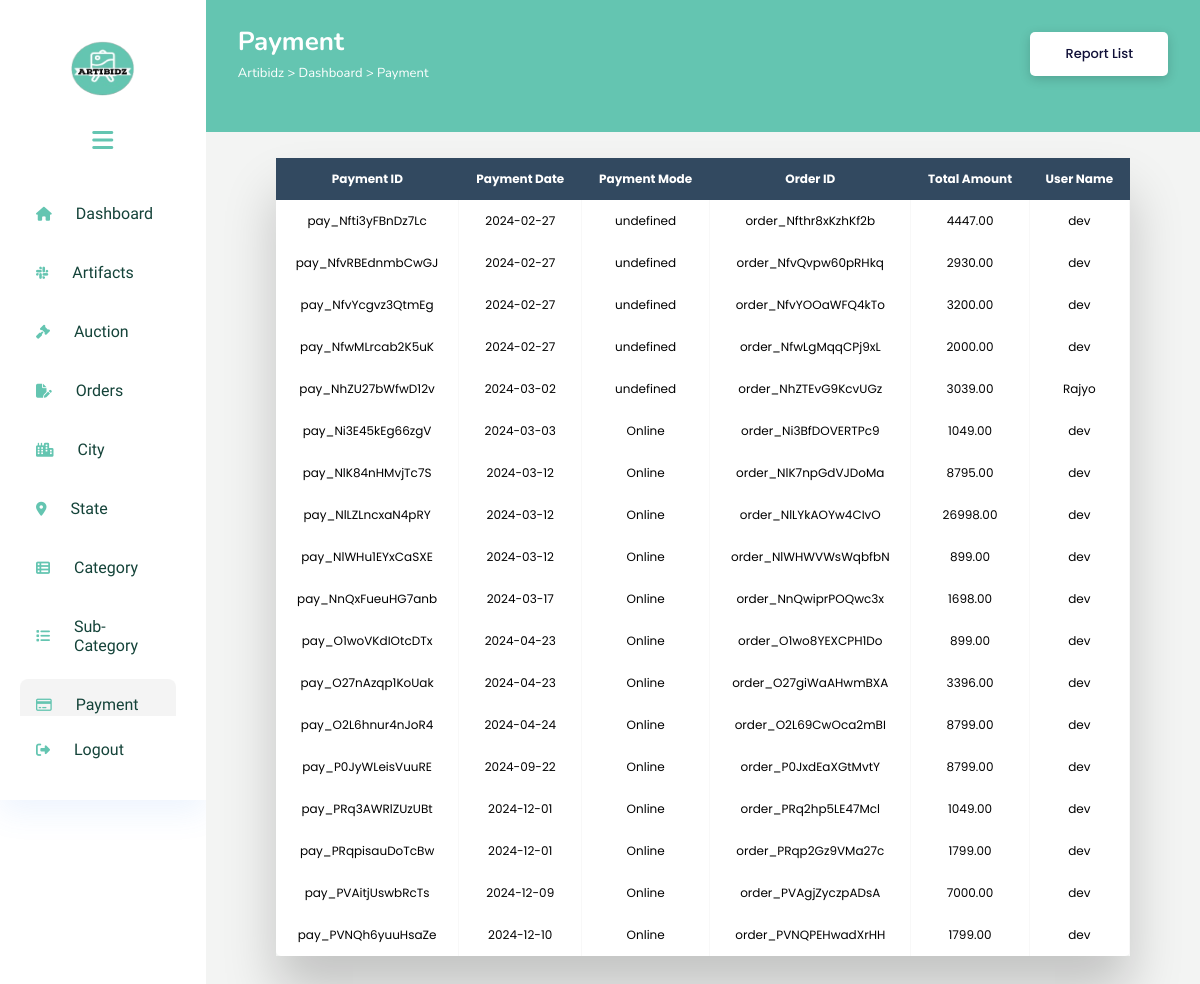
The app's page /Admin/payment.php with its own data.
### tables this page shows
CREATE TABLE `payment` (
  `payment_id` varchar(20) NOT NULL,
  `pay_date` date DEFAULT NULL,
  `mode_pay` varchar(50) DEFAULT NULL,
  `order_id` varchar(20) DEFAULT NULL
);

CREATE TABLE `orders` (
  `order_id` varchar(20) NOT NULL,
  `user_id` int(11) DEFAULT NULL,
  `order_date` date DEFAULT NULL,
  `total_amt` decimal(10,2) DEFAULT NULL
);

CREATE TABLE `user` (
  `user_id` int(11) NOT NULL,
  `fname` varchar(30) NOT NULL,
  `lname` varchar(30) NOT NULL,
  `gender` varchar(6) NOT NULL,
  `profile_pic` varchar(250) DEFAULT NULL,
  `username` varchar(30) NOT NULL,
  `email_address` varchar(50) NOT NULL,
  `contact_no` bigint(11) NOT NULL,
  `password` varchar(15) NOT NULL,
  `security_question` varchar(70) NOT NULL,
  `security_answer` varchar(70) NOT NULL,
  `date_of_birth` date NOT NULL,
  `address` varchar(150) NOT NULL,
  `city_id` int(11) NOT NULL,
  `pincode` int(11) NOT NULL,
  `user_type` varchar(20) NOT NULL
);

### Admin/payment.php (the view, shortened to what this page needs)
<!DOCTYPE html>
<html lang="en">
<head>
    <link rel="stylesheet" href="https://cdnjs.cloudflare.com/ajax/libs/font-awesome/6.5.1/css/all.min.css" />
    <link rel="stylesheet" href="styletable.css">
</head>
<body>
    <div class="sidebar" id="mySidebar">
        <header>
            <div class="logo">
                <img src="artibidz-logo.png" alt="">
            </div>
            <div class="bar" onclick="toggleSidebar()">
                <i class="fa-sharp fa-solid fa-bars fa-xl"></i>
            </div>
        </header>
        <div class="scrollbox">
            <div class="scrollbox-inner">
                <ul class="menu">
                    <li>
                <a href="admin.php">
                    <i class="fa-solid fa-house"></i>
                    <span>Dashboard</span>
                </a>
            </li>
            <li>
                <a href="art_show.php">
                    <i class="fa-brands fa-slack"></i>
                    <span>Artifacts</span>
                </a>
            </li>
            <li>
                <a href="show_bid.php">
                    <i class="fa-solid fa-gavel"></i>
                    <span>Auction</span>
                </a>
            </li>
            <li>
                <a href="view_order.php">
                <i class="fa-solid fa-file-pen"></i>
                    <span>Orders</span>
                </a>
            </li>
            <li>
                <a href="city.php">
                    <i class="fa-solid fa-city"></i>
                    <span>City</span>
                </a>
            </li>
            <li>
                <a href="state.php">
                    <i class="fa-solid fa-location-dot"></i>
                    <span>State</span>
                </a>
            </li>
            <li>
                <a href="category.php">
                    <i class="fa-solid fa-table-list"></i>
                    <span>Category</span>
                </a>
            </li>
            <li>
                <a href="sub_category.php">
                    <i class="fa-solid fa-list"></i>
                    <span>Sub-Category</span>
                </a>
            </li>
            <li class="active">
                <a href="payment.php">
                    <i class="fa-regular fa-credit-card"></i>
                    <span>Payment</span>
                </a>
            </li>
            </ul>
        </div>
        </div>
        <footer>
            <ul class="menu">
                <li>
                    <a href="../login/login.php">
                        <i class="fa-solid fa-right-from-bracket"></i>
                        <span>Logout</span>
                    </a>
                </li>
            </ul>
        </footer>
        </div>
    <div class="main-content">
        <div class="header-wrapper">
            <div class="header-title">
                <h2>Payment</h2>
                <span class="path">Artibidz > Dashboard > Payment </span>
            </div>
            <div class="user-info">
                <a href="order_report.php" class="report-list">Report List</a>
            </div>
        </div>
        <div class="body-wrapper">
<?php
$conn=mysqli_connect("localhost","root","","artibidz") or die("Check connection");
$sql = "SELECT payment.payment_id, payment.pay_date, payment.mode_pay, payment.order_id, orders.total_amt, user.username
        FROM payment
        INNER JOIN orders ON payment.order_id = orders.order_id
        INNER JOIN user ON orders.user_id = user.user_id";
$result = $conn->query($sql);
if ($result->num_rows > 0) {
    echo "<div class='table-wrapper'>
    <table class='fl-table'>
    <thead>
    <tr>
    <th>Payment ID</th>
    <th>Payment Date</th>
    <th>Payment Mode</th>
    <th>Order ID</th>
    <th>Total Amount</th>
    <th>User Name</th>
    </tr>
    </thead>";
    while ($row = $result->fetch_assoc()) {
        echo "
        <tr>
        <tbody>
                <td>" . $row["payment_id"] . "</td>
                <td>" . $row["pay_date"] . "</td>
                <td>" . $row["mode_pay"] . "</td>
                <td>" . $row["order_id"] . "</td>
                <td>" . $row["total_amt"] . "</td>
                <td>" . $row["username"] . "</td>
                </tr>
        </tbody>";
            }
            echo "</table>";
            echo "</div>";
        } else {
            echo "0 results";
}
?>
</div>
</div>
</body>
</html>

### Admin/styletable.css (style rules this page uses)
* { margin: 0; padding: 0; border: none; outline: none; box-sizing: border-box; font-family: "Poppins", sans-serif; }
body { display: flex; }
.sidebar { position: sticky; top: 0; left: 0; bottom: 0; width: 20%; height: 100vh; padding: 0 1.7rem; color: #fff; overflow: hidden; transition: all 0.5s linear; background-color: white; box-shadow: 0 12px 30px rgba(80,143,244,.1); display: flex; flex-direction: column; padding: 20px 20px 0 20px; }
.bar { display: flex; justify-content: center; align-items: center; height: 80px; color: #64c5b1; }
.menu { position: relative; list-style: none; padding: 0; }
.menu li { padding: 1rem; margin: 8px 0; border-radius: 8px; transition: all 0.5s ease-in-out; }
.menu li:hover, .active { background: #e0e0e058; }
.menu a { color: #64c5b1; font-size: 14px; text-decoration: none; display: flex; align-items: center; gap: 1.5rem; }
.menu a span { overflow: hidden; font-size: 16px; font-weight: 400; font-family: 'Comfortaa', sans-serif; color: #144339; }
.main-content { position: relative; background: #f3f4f3; width: 100%; }
.logo { display: flex; justify-content: center; align-items: center; height: 10vh; }
.logo img { width: 65px; height: 55px; cursor: pointer; border-radius: 50%; margin-top: 2vh; }
.header-wrapper { display: flex; justify-content: space-between; align-items: center; flex-wrap: wrap; color: #fff; background: #64c5b1; padding: 3rem 2rem; padding-top: 1.5rem; padding-bottom: 3rem; margin-bottom: 1rem; }
h2 { font-family: 'Nunito', sans-serif; font-size: 26px; }
.header-title span { font-family: 'Nunito', sans-serif; font-size: 13px; }
.user-info { display: flex; align-items: center; gap: 1; }
.report-list { display: inline-block; padding: 14px 35px; line-height: 16px; font-size: 13px; font-weight: 500; border-radius: 5px; background-color: #fff; background: #fff; text-shadow: none; color: #101038; box-shadow: 0 3px 11px rgba(0,0,0,.17); transition: 1s; }
a { text-decoration: none; }
.body-wrapper { display: flex; align-items: center; justify-content: center; }
.table-wrapper { margin: 10px 70px 70px; box-shadow: 0px 35px 50px rgba( 0, 0, 0, 0.2 ); width: 90%; }
.fl-table { border-radius: 5px; font-size: 12px; font-weight: normal; border: none; border-collapse: collapse; width: 100%; max-width: 100%; white-space: nowrap; background-color: white; }
.fl-table td, .fl-table th { text-align: center; padding: 12px; }
.fl-table td { border-right: 1px solid #f8f8f8; font-size: 12px; }
.fl-table thead th { color: #ffffff; background: #324960; }
.fl-table thead th:nth-child(odd) { color: #ffffff; background: #324960; }

### Admin/payment.php (style rules this page uses)
.scrollbox { overflow: auto; padding-right: 10px; height: 67vh; }
.sidebar { display: flex; flex-direction: column; padding: 20px 20px 0 20px; }
.logo img { margin-top:2vh; }

### records on screen
payment: payment_id "pay_Nfti3yFBnDz7Lc", pay_date "2024-02-27", mode_pay "undefined", order "order_Nfthr8xKzhKf2b", order.total_amt "4447.00", user.username "dev"
payment: payment_id "pay_NfvRBEdnmbCwGJ", pay_date "2024-02-27", mode_pay "undefined", order "order_NfvQvpw60pRHkq", order.total_amt "2930.00", user.username "dev"
payment: payment_id "pay_NfvYcgvz3QtmEg", pay_date "2024-02-27", mode_pay "undefined", order "order_NfvYOOaWFQ4kTo", order.total_amt "3200.00", user.username "dev"
payment: payment_id "pay_NfwMLrcab2K5uK", pay_date "2024-02-27", mode_pay "undefined", order "order_NfwLgMqqCPj9xL", order.total_amt "2000.00", user.username "dev"
payment: payment_id "pay_NhZU27bWfwD12v", pay_date "2024-03-02", mode_pay "undefined", order "order_NhZTEvG9KcvUGz", order.total_amt "3039.00", user.username "Rajyo"
payment: payment_id "pay_Ni3E45kEg66zgV", pay_date "2024-03-03", mode_pay "Online", order "order_Ni3BfDOVERTPc9", order.total_amt "1049.00", user.username "dev"
payment: payment_id "pay_NlK84nHMvjTc7S", pay_date "2024-03-12", mode_pay "Online", order "order_NlK7npGdVJDoMa", order.total_amt "8795.00", user.username "dev"
payment: payment_id "pay_NlLZLncxaN4pRY", pay_date "2024-03-12", mode_pay "Online", order "order_NlLYkAOYw4CIvO", order.total_amt "26998.00", user.username "dev"
payment: payment_id "pay_NlWHu1EYxCaSXE", pay_date "2024-03-12", mode_pay "Online", order "order_NlWHWVWsWqbfbN", order.total_amt "899.00", user.username "dev"
payment: payment_id "pay_NnQxFueuHG7anb", pay_date "2024-03-17", mode_pay "Online", order "order_NnQwiprPOQwc3x", order.total_amt "1698.00", user.username "dev"
payment: payment_id "pay_O1woVKdIOtcDTx", pay_date "2024-04-23", mode_pay "Online", order "order_O1wo8YEXCPH1Do", order.total_amt "899.00", user.username "dev"
payment: payment_id "pay_O27nAzqp1KoUak", pay_date "2024-04-23", mode_pay "Online", order "order_O27giWaAHwmBXA", order.total_amt "3396.00", user.username "dev"
payment: payment_id "pay_O2L6hnur4nJoR4", pay_date "2024-04-24", mode_pay "Online", order "order_O2L69CwOca2mBI", order.total_amt "8799.00", user.username "dev"
payment: payment_id "pay_P0JyWLeisVuuRE", pay_date "2024-09-22", mode_pay "Online", order "order_P0JxdEaXGtMvtY", order.total_amt "8799.00", user.username "dev"
payment: payment_id "pay_PRq3AWRlZUzUBt", pay_date "2024-12-01", mode_pay "Online", order "order_PRq2hp5LE47Mcl", order.total_amt "1049.00", user.username "dev"
payment: payment_id "pay_PRqpisauDoTcBw", pay_date "2024-12-01", mode_pay "Online", order "order_PRqp2Gz9VMa27c", order.total_amt "1799.00", user.username "dev"
payment: payment_id "pay_PVAitjUswbRcTs", pay_date "2024-12-09", mode_pay "Online", order "order_PVAgjZyczpADsA", order.total_amt "7000.00", user.username "dev"
payment: payment_id "pay_PVNQh6yuuHsaZe", pay_date "2024-12-10", mode_pay "Online", order "order_PVNQPEHwadXrHH", order.total_amt "1799.00", user.username "dev"
